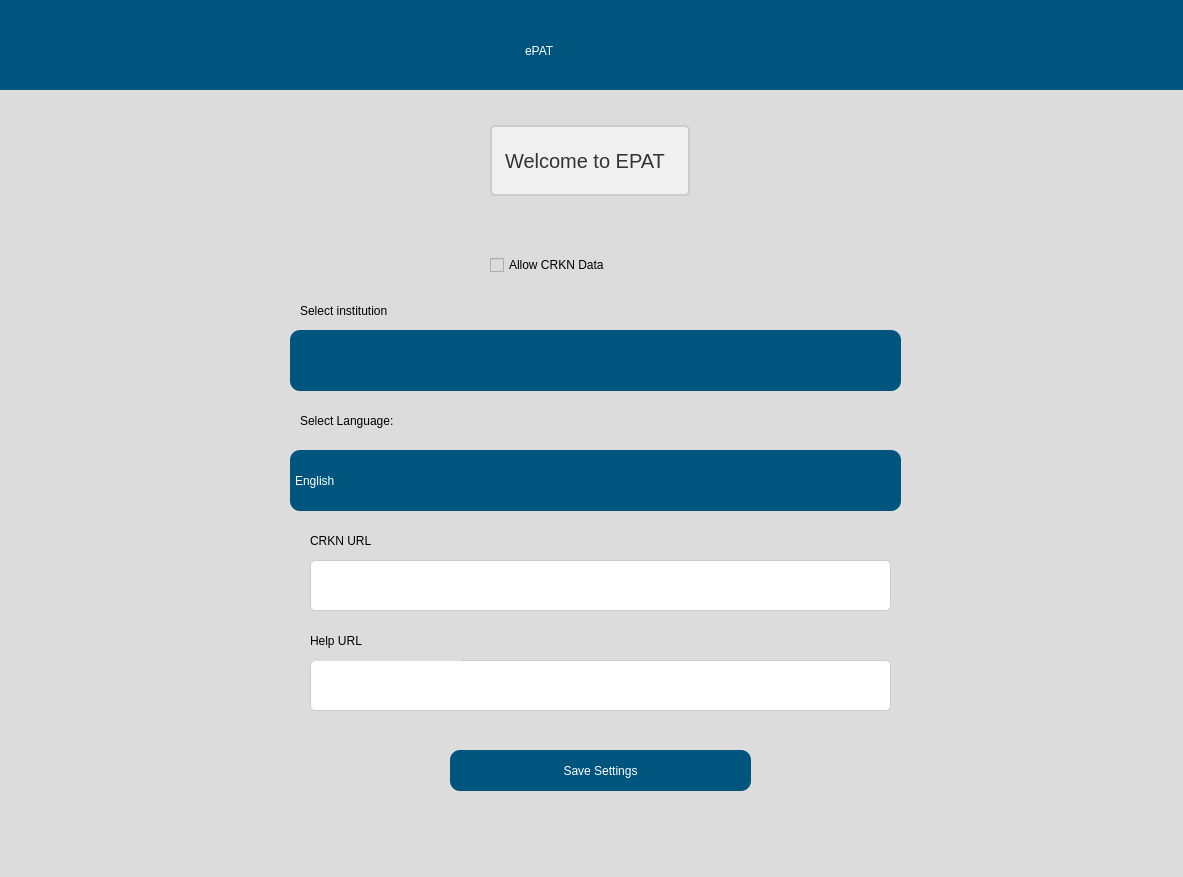
<?xml version="1.0" encoding="UTF-8"?>
<ui version="4.0">
 <class>Dialog</class>
 <widget class="QDialog" name="Dialog">
  <property name="geometry">
   <rect>
    <x>0</x>
    <y>0</y>
    <width>1183</width>
    <height>877</height>
   </rect>
  </property>
  <property name="windowTitle">
   <string>Dialog</string>
  </property>
  <widget class="QWidget" name="widget" native="true">
   <property name="geometry">
    <rect>
     <x>-10</x>
     <y>0</y>
     <width>1200</width>
     <height>900</height>
    </rect>
   </property>
   <property name="styleSheet">
    <string notr="true">background-color: rgb(220, 220, 220);</string>
   </property>
   <widget class="QWidget" name="widget_2" native="true">
    <property name="geometry">
     <rect>
      <x>10</x>
      <y>0</y>
      <width>1200</width>
      <height>90</height>
     </rect>
    </property>
    <property name="styleSheet">
     <string notr="true">background-color: rgb(0, 85, 127);</string>
    </property>
    <widget class="QLabel" name="label">
     <property name="geometry">
      <rect>
       <x>525</x>
       <y>20</y>
       <width>150</width>
       <height>61</height>
      </rect>
     </property>
     <property name="styleSheet">
      <string notr="true">font: 75 36pt &quot;Arial&quot;;
color: rgb(255, 255, 255);
text-align: center;
</string>
     </property>
     <property name="text">
      <string>ePAT</string>
     </property>
    </widget>
   </widget>
   <widget class="QLabel" name="UniversityLabel_5">
    <property name="geometry">
     <rect>
      <x>310</x>
      <y>240</y>
      <width>151</width>
      <height>141</height>
     </rect>
    </property>
    <property name="styleSheet">
     <string notr="true">font: 75 14pt &quot;Arial&quot;;
color: rgb(0, 0, 0);</string>
    </property>
    <property name="text">
     <string>Select institution</string>
    </property>
   </widget>
   <widget class="QLabel" name="label_2">
    <property name="geometry">
     <rect>
      <x>500</x>
      <y>125</y>
      <width>200</width>
      <height>71</height>
     </rect>
    </property>
    <property name="styleSheet">
     <string notr="true">QLabel {
        font-size: 15pt;
        color: #333333; /* Text color */
        background-color: #f0f0f0; /* Background color */
        border: 2px solid #cccccc; /* Border */
        padding: 8px; /* Padding */
        border-radius: 5px; /* Rounded corners */
    }</string>
    </property>
    <property name="text">
     <string>Welcome to EPAT </string>
    </property>
   </widget>
   <widget class="QComboBox" name="institutionSelection">
    <property name="geometry">
     <rect>
      <x>300</x>
      <y>330</y>
      <width>611</width>
      <height>61</height>
     </rect>
    </property>
    <property name="styleSheet">
     <string notr="true">/* Styling for the QComboBox */
QComboBox {
    font: 75 16pt &quot;Arial&quot;;
    background-color: rgb(0, 85, 127);
    border-radius: 10px;
    color: rgb(255, 255, 255);
}

/* Styling for the QComboBox when hovered */
QComboBox:hover {
    background-color: rgb(0, 75, 117); /* Slightly darker color when hovered */
}

/* Styling for the QComboBox when the dropdown is activated */
QComboBox::drop-down {
    subcontrol-origin: padding;
    subcontrol-position: right center;
    width: 15px;
    border-left-width: 0px;
    border-left-color: darkgray;
    border-left-style: solid; /* just a single line */
    border-top-right-radius: 10px; /* same radius as the QComboBox */
    border-bottom-right-radius: 10px; /* same radius as the QComboBox */
}

/* Styling for the QComboBox when the dropdown button is pressed */
QComboBox::down-arrow {
                image: url(resources/dropdown_icon.png);
                width: 21px;
                height: 15px;
                padding-right: 15px;
            }</string>
    </property>
   </widget>
   <widget class="QLabel" name="UniversityLabel_7">
    <property name="geometry">
     <rect>
      <x>310</x>
      <y>400</y>
      <width>151</width>
      <height>41</height>
     </rect>
    </property>
    <property name="styleSheet">
     <string notr="true">font: 75 14pt &quot;Arial&quot;;
color: rgb(0, 0, 0);</string>
    </property>
    <property name="text">
     <string>Select Language:</string>
    </property>
   </widget>
   <widget class="QComboBox" name="languageSetting">
    <property name="geometry">
     <rect>
      <x>300</x>
      <y>450</y>
      <width>611</width>
      <height>61</height>
     </rect>
    </property>
    <property name="styleSheet">
     <string notr="true">/* Styling for the QComboBox */
QComboBox {
    font: 75 16pt &quot;Arial&quot;;
    background-color: rgb(0, 85, 127);
    border-radius: 10px;
    color: rgb(255, 255, 255);
}

/* Styling for the QComboBox when hovered */
QComboBox:hover {
    background-color: rgb(0, 75, 117); /* Slightly darker color when hovered */
}

/* Styling for the QComboBox when the dropdown is activated */
QComboBox::drop-down {
    subcontrol-origin: padding;
    subcontrol-position: right center;
    width: 15px;
    border-left-width: 0px;
    border-left-color: darkgray;
    border-left-style: solid; /* just a single line */
    border-top-right-radius: 10px; /* same radius as the QComboBox */
    border-bottom-right-radius: 10px; /* same radius as the QComboBox */
}

/* Styling for the QComboBox when the dropdown button is pressed */
QComboBox::down-arrow {
                image: url(resources/dropdown_icon.png);
                width: 21px;
                height: 15px;
                padding-right: 15px;
            }</string>
    </property>
    <item>
     <property name="text">
      <string>English</string>
     </property>
    </item>
    <item>
     <property name="text">
      <string>French</string>
     </property>
    </item>
   </widget>
   <widget class="QLabel" name="UniversityLabel_8">
    <property name="geometry">
     <rect>
      <x>320</x>
      <y>520</y>
      <width>151</width>
      <height>41</height>
     </rect>
    </property>
    <property name="styleSheet">
     <string notr="true">font: 75 14pt &quot;Arial&quot;;
color: rgb(0, 0, 0);</string>
    </property>
    <property name="text">
     <string>CRKN URL</string>
    </property>
   </widget>
   <widget class="QLineEdit" name="helpURL">
    <property name="geometry">
     <rect>
      <x>320</x>
      <y>660</y>
      <width>581</width>
      <height>51</height>
     </rect>
    </property>
    <property name="styleSheet">
     <string notr="true">/* Styling for QLineEdit */
QLineEdit {
    font-family: Arial, sans-serif;
    font-size: 14px;
    color: #333; /* Text color */
    background-color: #fff; /* Background color */
    border: 1px solid #ccc; /* Border color */
    border-radius: 5px; /* Border radius */
    padding: 8px; /* Padding inside the QLineEdit */
}

/* Styling for QLineEdit when it's focused */
QLineEdit:focus {
    border: 1px solid #4d90fe; /* Focused border color */
    outline: none; /* Remove default focus outline */
}

/* Styling for QLineEdit when hovered */
QLineEdit:hover {
    border: 1px solid #999; /* Border color on hover */
}</string>
    </property>
   </widget>
   <widget class="QLabel" name="helpURL">
    <property name="geometry">
     <rect>
      <x>320</x>
      <y>620</y>
      <width>151</width>
      <height>41</height>
     </rect>
    </property>
    <property name="styleSheet">
     <string notr="true">font: 75 14pt &quot;Arial&quot;;
color: rgb(0, 0, 0);</string>
    </property>
    <property name="text">
     <string>Help URL</string>
    </property>
   </widget>
   <widget class="QPushButton" name="saveSettings">
    <property name="geometry">
     <rect>
      <x>460</x>
      <y>750</y>
      <width>301</width>
      <height>41</height>
     </rect>
    </property>
    <property name="styleSheet">
     <string notr="true">
            QPushButton {
                font: 75 16pt &quot;Arial&quot;;
                background-color: rgb(0, 85, 127);
                border-radius: 10px;
                color: rgb(255, 255, 255);
            }

            QPushButton:hover {
                background-color: rgb(0, 75, 117); /* Slightly darker color when hovered */
            }

            QPushButton:pressed {
                background-color: rgb(0, 65, 107); /* Even darker color when clicked */
            }
            QPushButton:disabled {
                background-color: rgb(180, 180, 180); /* Grey color for disabled state */
                color: rgb(120, 120, 120); /* Darker text color for disabled state */
            }
        </string>
    </property>
    <property name="text">
     <string>Save Settings</string>
    </property>
   </widget>
   <widget class="QLineEdit" name="crknURL">
    <property name="geometry">
     <rect>
      <x>320</x>
      <y>560</y>
      <width>581</width>
      <height>51</height>
     </rect>
    </property>
    <property name="styleSheet">
     <string notr="true">/* Styling for QLineEdit */
QLineEdit {
    font-family: Arial, sans-serif;
    font-size: 14px;
    color: #333; /* Text color */
    background-color: #fff; /* Background color */
    border: 1px solid #ccc; /* Border color */
    border-radius: 5px; /* Border radius */
    padding: 8px; /* Padding inside the QLineEdit */
}

/* Styling for QLineEdit when it's focused */
QLineEdit:focus {
    border: 1px solid #4d90fe; /* Focused border color */
    outline: none; /* Remove default focus outline */
}

/* Styling for QLineEdit when hovered */
QLineEdit:hover {
    border: 1px solid #999; /* Border color on hover */
}</string>
    </property>
   </widget>
   <widget class="QCheckBox" name="allowCRKNData">
    <property name="geometry">
        <rect>
            <x>500</x>
            <y>250</y>
            <width>200</width>
            <height>30</height>
        </rect>
    </property>
    <property name="styleSheet">
        <string notr="true">font: 75 14pt "Arial";</string>
    </property>
    <property name="text">
        <string>Allow CRKN Data</string>
    </property>
</widget>

  </widget>
 </widget>
 <resources/>
 <connections/>
</ui>
